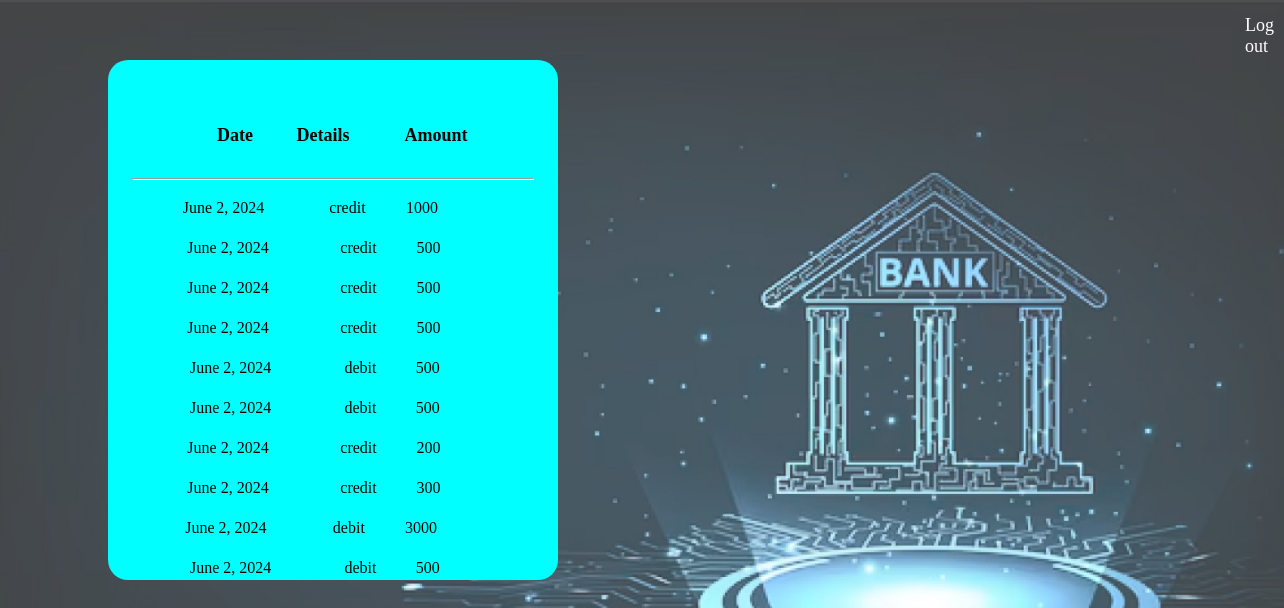
The page /viewhistory (signed in) on the database its author committed.
### app/models.py (models this page shows, shortened)
class History(models.Model):
    user_id = models.IntegerField()
    details = models.CharField(max_length=50)
    date = models.DateField(auto_now=True)
    history_amount = models.IntegerField()

### app/views.py (the view)
# urls.py: path('viewhistory', views.history),
def history(request):
    data = History.objects.filter(user_id=request.user.id)
    return render(request, 'history.html', {'data': data})

### template/history.html (shortened to what this page needs)
<!DOCTYPE html>
<html lang="en">
<head>
    {% load static %}
</head>
<body id="bg" style="background-image:url('{% static 'image/img2.jpg' %}');">
     <div id="text" style="background-color: aqua;">
     <table class="table1">
         <tr>
             <th>Date</th>
             <th>Details</th>
             <th>Amount</th>
         </tr>
     </table><hr style="width: 400px;">
     {% for i in data %}
     <table>
         <tr>
             <td>{{ i.date }}</td>
             <td>{{ i.details }}</td>
             <td>{{ i.history_amount }}</td>
         </tr>
     </table>
     {% endfor %}
    </div>
<a href="logout" style="color: white; font-size: large; position: absolute; left: 1245px; top: 15px;  text-decoration: none;">Log out</a>
</body>
</html>

### template/history.html (style rules this page uses)
#bg { background-repeat: no-repeat; background-size: cover; }
#text { width: 450px; height: 480px; color: black; margin-left: 100px; margin-top: 60px; text-align: center; padding-top: 40px; border-radius: 20px; font-size: medium; }
table { width: 320px; height: 40px; font-size: medium; margin-left: 30px; }
.table1 { width: 300px; height: 70px; font-size: large; margin-left: 90px; }
table tr { margin-left: 30px; }

### rows shown on the page
History: date "June 2, 2024", details "credit", history_amount "1000"
History: date "June 2, 2024", details "credit", history_amount "500"
History: date "June 2, 2024", details "credit", history_amount "500"
History: date "June 2, 2024", details "credit", history_amount "500"
History: date "June 2, 2024", details "debit", history_amount "500"
History: date "June 2, 2024", details "debit", history_amount "500"
History: date "June 2, 2024", details "credit", history_amount "200"
History: date "June 2, 2024", details "credit", history_amount "300"
History: date "June 2, 2024", details "debit", history_amount "3000"
History: date "June 2, 2024", details "debit", history_amount "500"
